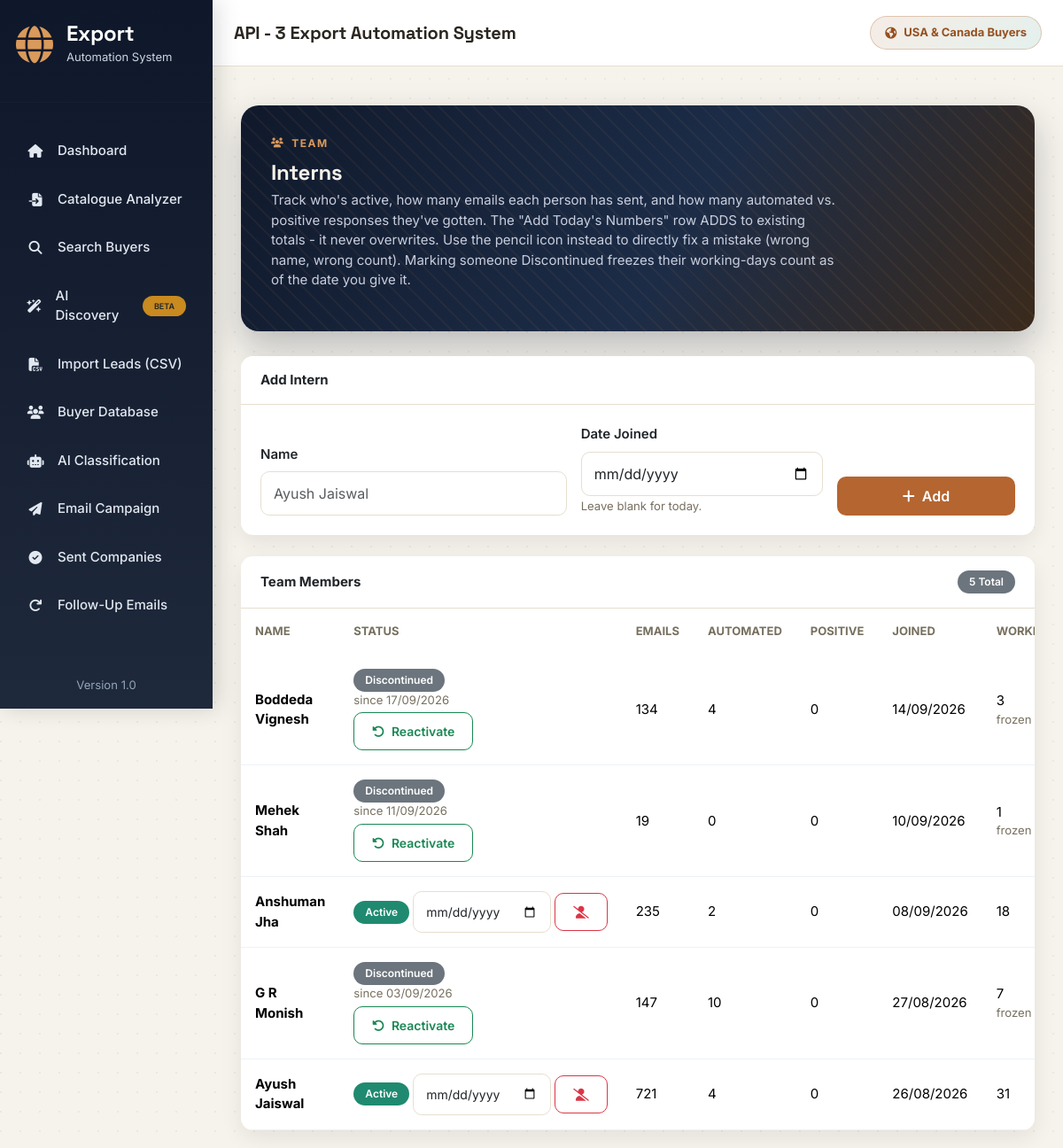
Before: /team with the older database file.
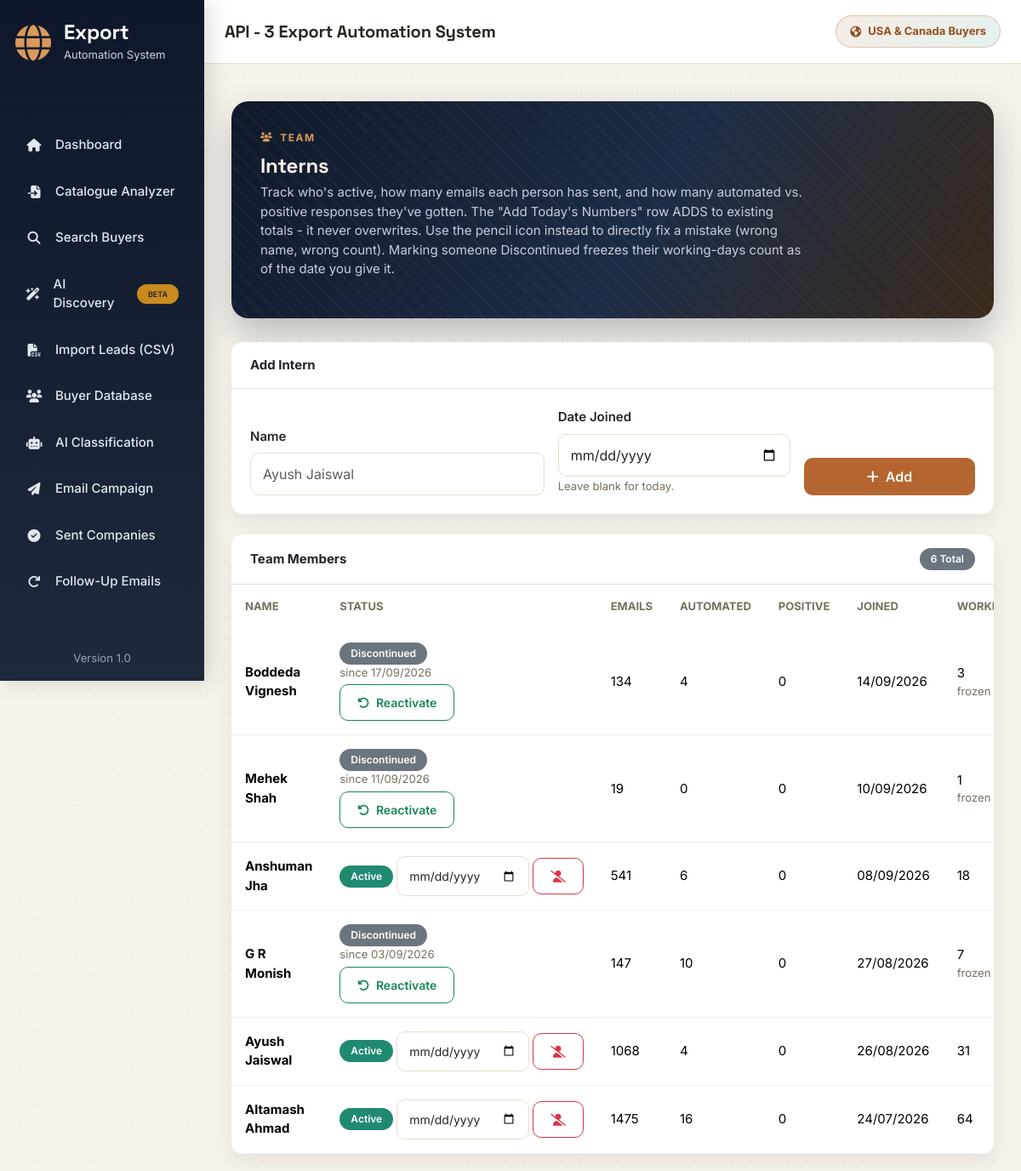
After: the same page with the newer database file.
### app/models.py (models this page shows)
class Intern(db.Model):
    __tablename__ = "interns"
    id = db.Column(db.Integer, primary_key=True)
    name = db.Column(db.String(150), nullable=False)
    status = db.Column(db.String(20), default="Active")
    emails_sent = db.Column(db.Integer, default=0)
    automated_responses = db.Column(db.Integer, default=0)
    positive_responses = db.Column(db.Integer, default=0)
    date_joined = db.Column(db.Date, nullable=False)
    date_discontinued = db.Column(db.Date)
    created_at = db.Column(
        db.DateTime,
        default=datetime.utcnow
    )
    @property
    def total_working_days(self):
        if not self.date_joined:
            return 0
        end_date = self.date_discontinued or date.today()
        delta = end_date - self.date_joined
        return max(delta.days, 0)

### app/routes/team.py (the view)
@team_bp.route("/team", methods=["GET"])
def team():
    repo = InternRepository()
    return render_template(
        "team.html",
        interns=repo.all()
    )

### app/services/database/intern_repository.py (called while the page is built)
    def all(self):
        return Intern.query.order_by(
            Intern.date_joined.desc()
        ).all()

### app/templates/team.html (shortened to what this page needs)
{% extends "base.html" %}
{% block content %}
<div class="container mt-4 fade-up">
    <div class="hero-banner d-flex justify-content-between align-items-center">
        <div>
            <div class="hero-eyebrow">
                <i class="fa-solid fa-users"></i>
                Team
            </div>
            <h2>
                Interns
            </h2>
            <p>
                Track who's active, how many emails each person has sent,
                and how many automated vs. positive responses they've
                gotten. The "Add Today's Numbers" row ADDS to existing
                totals - it never overwrites. Use the pencil icon instead
                to directly fix a mistake (wrong name, wrong count).
                Marking someone Discontinued freezes their working-days
                count as of the date you give it.
            </p>
        </div>
    </div>
    <div class="card mb-4">
        <div class="card-header">
            Add Intern
        </div>
        <div class="card-body">
            <form method="POST" action="{{ url_for('team.add_intern') }}">
                <div class="row g-3 align-items-end">
                    <div class="col-md-5">
                        <label class="form-label">Name</label>
                        <input
                            type="text"
                            name="name"
                            class="form-control"
                            placeholder="Ayush Jaiswal"
                            required>
                    </div>
                    <div class="col-md-4">
                        <label class="form-label">Date Joined</label>
                        <input
                            type="date"
                            name="date_joined"
                            class="form-control">
                        <small class="text-muted">Leave blank for today.</small>
                    </div>
                    <div class="col-md-3">
                        <button type="submit" class="btn btn-primary w-100">
                            <i class="fa-solid fa-plus me-1"></i> Add
                        </button>
                    </div>
                </div>
            </form>
        </div>
    </div>
    <div class="card">
        <div class="card-header d-flex justify-content-between align-items-center">
            <span>Team Members</span>
            <span class="badge bg-secondary">{{ interns|length }} Total</span>
        </div>
        {% if interns %}
        <div class="card-body p-0">
            <div class="table-responsive">
                <table class="table align-middle mb-0">
                    <thead>
                        <tr>
                            <th>Name</th>
                            <th>Status</th>
                            <th>Emails</th>
                            <th>Automated</th>
                            <th>Positive</th>
                            <th>Joined</th>
                            <th>Working Days</th>
                        </tr>
                    </thead>
                    <tbody>
                        {% for intern in interns %}
                        <tr>
                            <td><strong>{{ intern.name }}</strong></td>
                            <td style="min-width:220px;">
                                {% if intern.status == "Active" %}
                                    <form method="POST" action="{{ url_for('team.discontinue_intern', intern_id=intern.id) }}" class="d-flex gap-1 align-items-center">
                                        <span class="badge bg-success">Active</span>
                                        <input
                                            type="date"
                                            name="date_discontinued"
                                            class="form-control form-control-sm"
                                            title="Date discontinued - leave blank for today">
                                        <button type="submit" class="btn btn-sm btn-outline-danger text-nowrap" title="Mark discontinued">
                                            <i class="fa-solid fa-user-slash"></i>
                                        </button>
                                    </form>
                                {% else %}
                                    <div>
                                        <span class="badge bg-secondary">Discontinued</span>
                                        <div class="text-muted small">
                                            since {{ intern.date_discontinued.strftime("%d/%m/%Y") if intern.date_discontinued else "-" }}
                                        </div>
                                        <form method="POST" action="{{ url_for('team.reactivate_intern', intern_id=intern.id) }}" class="d-inline">
                                            <button type="submit" class="btn btn-sm btn-outline-success mt-1">
                                                <i class="fa-solid fa-rotate-left me-1"></i> Reactivate
                                            </button>
                                        </form>
                                    </div>
                                {% endif %}
                            </td>
                            <td>{{ intern.emails_sent }}</td>
                            <td>{{ intern.automated_responses }}</td>
                            <td>{{ intern.positive_responses }}</td>
                            <td>{{ intern.date_joined.strftime("%d/%m/%Y") if intern.date_joined else "-" }}</td>
                            <td>
                                {{ intern.total_working_days }}
                                {% if intern.status != "Active" %}
                                    <div class="text-muted small">frozen</div>
                                {% endif %}
                            </td>
                        </tr>
                        {% endfor %}
                    </tbody>
                </table>
            </div>
        </div>
        {% endif %}
    </div>
</div>
{% endblock %}

### app/templates/base.html (shortened to what this page needs)
<!DOCTYPE html>
<html lang="en">
<head>
    <link
        href="https://cdn.jsdelivr.net/npm/bootstrap@5.3.3/dist/css/bootstrap.min.css"
        rel="stylesheet">
    <link
        rel="stylesheet"
        href="https://cdnjs.cloudflare.com/ajax/libs/font-awesome/6.6.0/css/all.min.css">
    <link
        rel="stylesheet"
        href="{{ url_for('static', filename='css/style.css') }}">
</head>
<body>
<div class="wrapper">
    <aside class="sidebar">
        <div class="logo">
            <i class="fa-solid fa-globe"></i>
            <div>
                <h4>Export</h4>
                <span>Automation System</span>
            </div>
        </div>
        <hr>
        <ul class="sidebar-menu">
            <li>
                <a href="/" class="{{ 'active' if request.path == '/' else '' }}">
                    <i class="fa-solid fa-house"></i>
                    Dashboard
                </a>
            </li>
            <li>
                <a href="/catalogue" class="{{ 'active' if request.path == '/catalogue' else '' }}">
                    <i class="fa-solid fa-file-import"></i>
                    Catalogue Analyzer
                </a>
            </li>
            <li>
                <a href="/search" class="{{ 'active' if request.path == '/search' else '' }}">
                    <i class="fa-solid fa-magnifying-glass"></i>
                    Search Buyers
                </a>
            </li>
            <li>
                <a href="/discover" class="{{ 'active' if request.path == '/discover' else '' }}">
                    <i class="fa-solid fa-wand-magic-sparkles"></i>
                    AI Discovery
                    <span class="badge bg-warning text-dark ms-1" style="font-size:9px;">BETA</span>
                </a>
            </li>
            <li>
                <a href="/import-leads" class="{{ 'active' if request.path == '/import-leads' else '' }}">
                    <i class="fa-solid fa-file-csv"></i>
                    Import Leads (CSV)
                </a>
            </li>
            <li>
                <a href="/buyers" class="{{ 'active' if request.path == '/buyers' else '' }}">
                    <i class="fa-solid fa-users"></i>
                    Buyer Database
                </a>
            </li>
            <li>
                <a href="/classify" class="{{ 'active' if request.path == '/classify' else '' }}">
                    <i class="fa-solid fa-robot"></i>
                    AI Classification
                </a>
            </li>
            <li>
                <a href="/campaign" class="{{ 'active' if request.path == '/campaign' else '' }}">
                    <i class="fa-solid fa-paper-plane"></i>
                    Email Campaign
                </a>
            </li>
            <li>
                <a href="/sent-companies" class="{{ 'active' if request.path == '/sent-companies' else '' }}">
                    <i class="fa-solid fa-circle-check"></i>
                    Sent Companies
                </a>
            </li>
            <li>
                <a href="/follow-up" class="{{ 'active' if request.path == '/follow-up' else '' }}">
                    <i class="fa-solid fa-arrow-rotate-right"></i>
                    Follow-Up Emails
                </a>
            </li>
            <li>
                <a href="/reports" class="{{ 'active' if request.path == '/reports' else '' }}">
                </a>
            </li>
        </ul>
        <div class="sidebar-footer">
            <small>
                Version 1.0
            </small>
        </div>
    </aside>
    <main class="main-content">
        <div class="topbar">
            <div class="d-flex align-items-center gap-2">
                <h3 class="mb-0">
                    API - 3 Export Automation System
                </h3>
            </div>
            <div class="usa-badge">
                <i class="fa-solid fa-earth-americas"></i>
                USA & Canada Buyers
            </div>
        </div>
        <div class="page-content">
            {% block content %}
            {% endblock %}
        </div>
    </main>
</div>
</body>
</html>

Changed rows visible on the page:
changed Intern "Anshuman Jha": emails_sent "235" → "541"; automated_responses "2" → "6"
changed Intern "Ayush Jaiswal": emails_sent "721" → "1068"
added Intern: name "Altamash Ahmad", emails_sent "1475", automated_responses "16", positive_responses "0", date_joined "24/07/2026", total_working_days "64"
Other visible differences:
{{ interns|length }}: "5" → "6"
